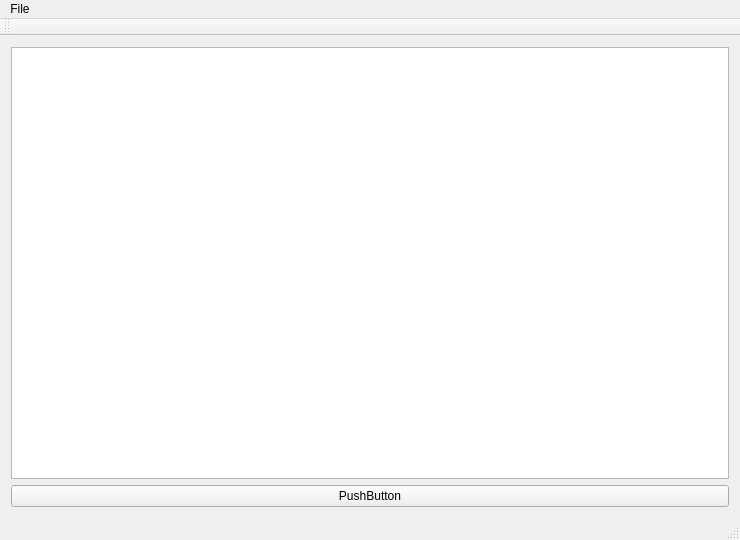
<?xml version="1.0" encoding="UTF-8"?>
<ui version="4.0">
 <class>MainWindow</class>
 <widget class="QMainWindow" name="MainWindow">
  <property name="geometry">
   <rect>
    <x>0</x>
    <y>0</y>
    <width>740</width>
    <height>540</height>
   </rect>
  </property>
  <property name="windowTitle">
   <string>Mangosteen</string>
  </property>
  <property name="animated">
   <bool>false</bool>
  </property>
  <widget class="QWidget" name="centralWidget">
   <layout class="QVBoxLayout" name="verticalLayout">
    <item>
     <widget class="QTextBrowser" name="textBrowser">
      <property name="readOnly">
       <bool>false</bool>
      </property>
     </widget>
    </item>
    <item>
     <widget class="QPushButton" name="pushButton">
      <property name="text">
       <string>PushButton</string>
      </property>
     </widget>
    </item>
   </layout>
  </widget>
  <widget class="QMenuBar" name="menuBar">
   <property name="geometry">
    <rect>
     <x>0</x>
     <y>0</y>
     <width>740</width>
     <height>21</height>
    </rect>
   </property>
   <widget class="QMenu" name="menuFile">
    <property name="title">
     <string>File</string>
    </property>
    <addaction name="actionOpen"/>
    <addaction name="actionOpen2"/>
   </widget>
   <addaction name="menuFile"/>
  </widget>
  <widget class="QToolBar" name="mainToolBar">
   <attribute name="toolBarArea">
    <enum>TopToolBarArea</enum>
   </attribute>
   <attribute name="toolBarBreak">
    <bool>false</bool>
   </attribute>
  </widget>
  <widget class="QStatusBar" name="statusBar"/>
  <action name="actionOpen">
   <property name="text">
    <string>Open</string>
   </property>
  </action>
  <action name="actionOpen2">
   <property name="text">
    <string>Open2</string>
   </property>
  </action>
 </widget>
 <layoutdefault spacing="6" margin="11"/>
 <resources/>
 <connections/>
</ui>
